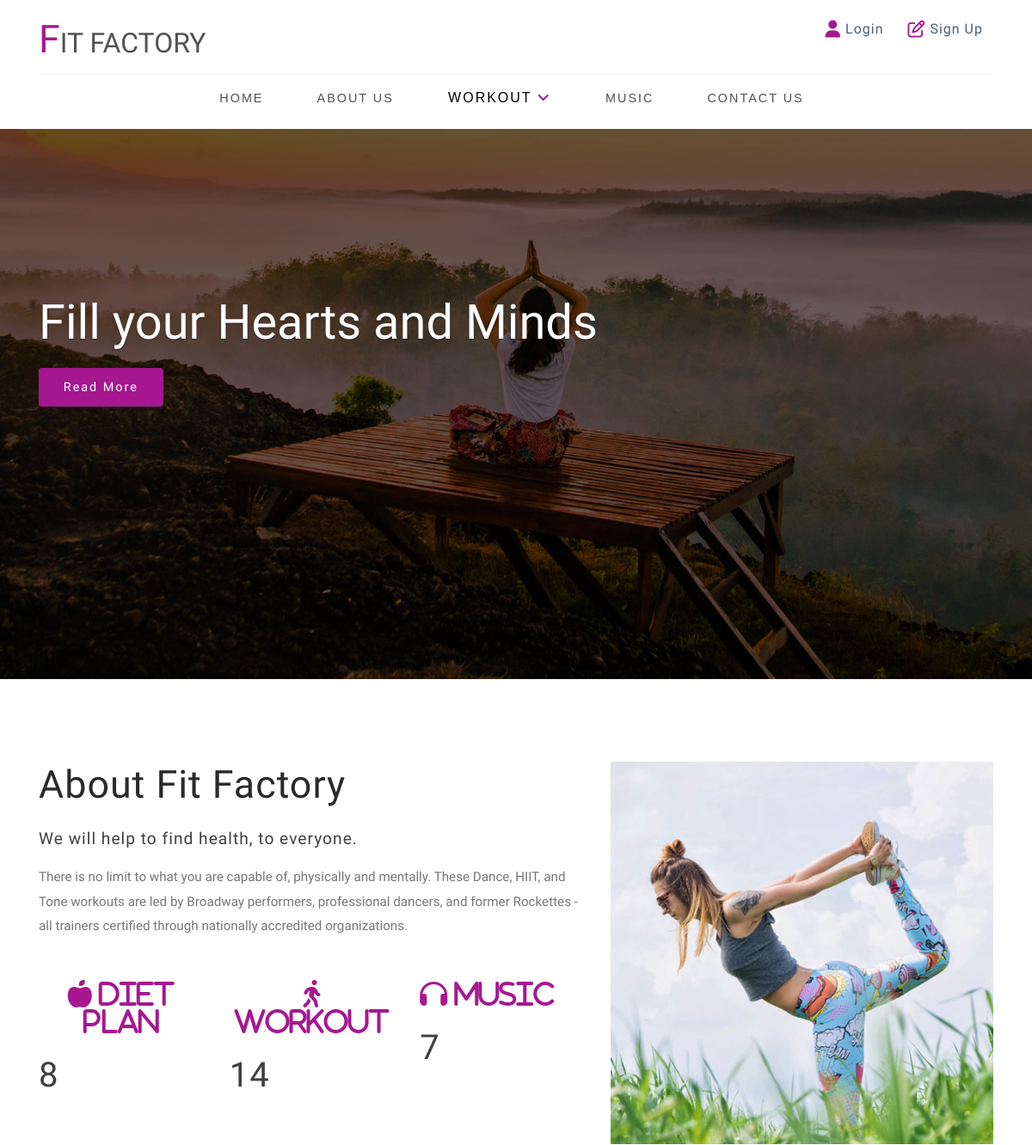
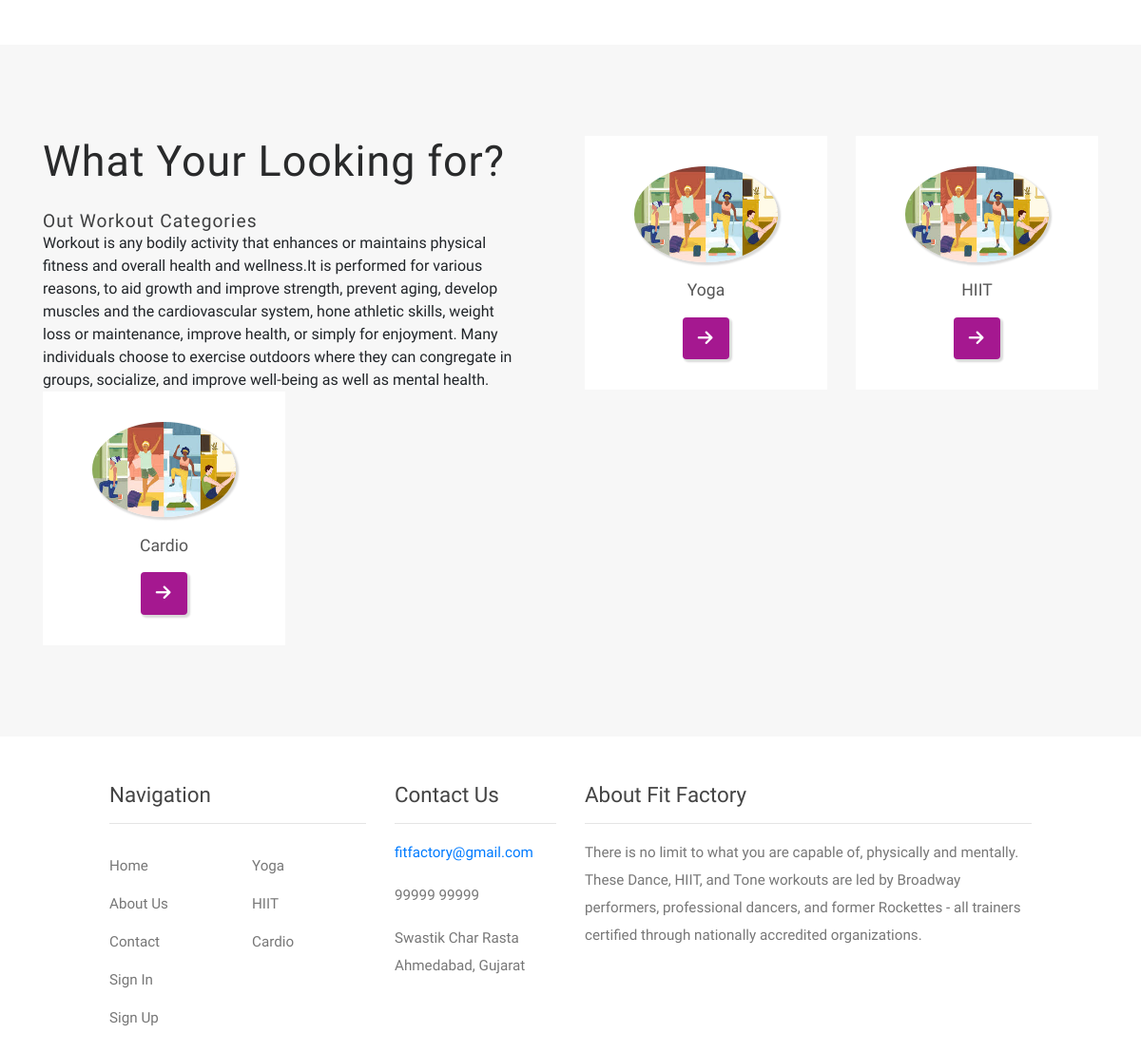
Screenshot of /user/index1.php with the database file from the repository (2 pictures, top to bottom).
### tables this page shows
CREATE TABLE `tbl_cat` (
  `cat_id` int(11) NOT NULL,
  `cat_name` varchar(20) DEFAULT NULL,
  `cat_status` varchar(5) DEFAULT NULL
);

### user/index1.php (the view, shortened to what this page needs)
<?php
    include "header.php";
?>
    <div class="main-content" id="home">
        <div class="overlay">
            <div class="container">
                <div class="banner-info text-left">
                    <h3>Fill your Hearts and Minds</h3>
                    <div class="read-more-button">
                        <a href="about.php" class="read-more scroll btn">Read More </a> </div>
                </div>
            </div>
        </div>
    </div>
    <section class="banner-bottom py-5">
        <div class="container py-md-5">
            <div class="row banner-grids mb-lg-5">
                <div class="col-lg-7 content-right">
                    <h3 class="title-w3pvt">About Fit Factory</h3><br/>
                    <h4>We will help to find health, to everyone.</h4>
                    <p class="mt-2 text-left">
                        There is no limit to what you are capable of, physically and mentally.  These Dance, HIIT, and Tone workouts are led by Broadway performers, professional dancers, and former Rockettes - all trainers certified through nationally accredited organizations.
                    </p>
                    <div class="row stats text-left mt-5">
                        <div class="col-lg-4 counter">
                            <span class="fas fa-apple-alt"> Diet Plan</span>
                            <div class="counter-info">
                                <h5>
								<?php
									$count1 = mysqli_fetch_array(mysqli_query($con, "SELECT COUNT(d_id) FROM tbl_diet WHERE d_status='1'"));
									echo $count1[0];
								?>
								</h5>
                            </div>
                        </div>
                        <div class="col-lg-4 counter two">
                            <span class="fas fa-walking"> Workout</span>
                            <div class="counter-info">
                                <h5>
                                <?php
									$count1 = mysqli_fetch_array(mysqli_query($con, "SELECT COUNT(w_id) FROM tbl_workout WHERE w_status='1'"));
									echo $count1[0];
								?>
                                </h5>
                            </div>
                        </div>
                        <div class="col-lg-4 counter">
                            <span class="fas fa-headphones"> Music</span>
                            <div class="counter-info">
                                <h5>
                                <?php
									$count1 = mysqli_fetch_array(mysqli_query($con, "SELECT COUNT(m_id) FROM tbl_music WHERE m_status='1'"));
									echo $count1[0];
								?>
                                </h5>
                            </div>
                        </div>
                    </div>
                </div>
                <div class="col-lg-5 content-left">
                    <img src="images/ab.jpg" alt="" class="img-fluid">
                </div>
            </div>
        </div>
    </section>
    <section class="services py-5" style="margin-top:-8%; ;">
        <div class="container py-md-5">
            <div class="row ab-info">
                <div class="col-lg-6 ab-content text-left pr-lg-5">
                    <h3 class="title-w3pvt">What Your Looking for?</h3><br/>
                    <h5>Out Workout Categories</h5>
                    Workout is any bodily activity that enhances or maintains physical fitness and overall health and wellness.It is performed for various reasons, to aid growth and improve strength, prevent aging, develop muscles and the cardiovascular system, hone athletic skills, weight loss or maintenance, improve health, or simply for enjoyment. Many individuals choose to exercise outdoors where they can congregate in groups, socialize, and improve well-being as well as mental health.
                </div>
                <?php
					$qry1="SELECT * FROM tbl_cat WHERE cat_status='1'";
					$run1=mysqli_query($con,$qry1);
                    while($result1=mysqli_fetch_array($run1))
                    {
						$cat_id=$result1['cat_id'];
                ?>
                <div class="col-lg-3 ab-content">
                    <div class="ab-content-inner">
                        <a href="workout_cat.php?id=<?php echo $cat_id; ?>.php"><img src="photos/w1.jpg" alt="news image" class="img-fluid"></a>
                        <div class="ab-info-con">
                            <h4> <?php echo $result1['cat_name']; ?></h4>
                            <a href="workout_cat.php?id=<?php echo $cat_id; ?>.php" class="read-more two btn m-0 px-3"><span class="fa fa-arrow-right fa-lg" aria-hidden="true"> </span></a>
                        </div>
                    </div>
                </div>
				<?php
                    }
                ?>
                </div>
            </div>
    </section>
<?php
    include "footer1.php";
?>

### user/footer1.php
    <footer class="footer-content py-4">
        <div class="container-fluid py-lg-4 inner-sec-w3ls">
            <div class="row">
               <div class="col-lg-1 mt-md-0 mt-5"> </div>
                <div class="col-lg-3 mt-md-0 mt-5">
                    <div class="footer-w3pvt">
                        <h3 class="mb-3 w3pvt_title">Navigation</h3>
                        <hr>
                        <div class="row">
                            <ul class="col-6 list-info-w3pvt links">
                                <li>
                                    <a href="index1.php">Home</a>
                                </li>
                                <li>
                                    <a href="about.php">About Us</a>
                                </li>
                                <li>
                                    <a href="contact.php">Contact</a>
                                </li>
                                <li>
                                    <a href="login.php">Sign In</a>
                                </li>
                                <li>
                                    <a href="register.php">Sign Up</a>
                                </li>
                            </ul>
                            <ul class="col-6 list-info-w3pvt links">
                                <?php
									$qry1="SELECT * FROM tbl_cat WHERE cat_status='1'";
									$run1=mysqli_query($con,$qry1);
									while($result1=mysqli_fetch_array($run1))
									{
										$cat_id=$result1['cat_id'];
								?>
                                <li>
                                    <a href="workout_cat.php?id=<?php echo $cat_id; ?>.php">
                                        <?php echo $result1['cat_name']; ?>
                                    </a>
                                </li>
                                <?php
									}
								?>
                            </ul>
                        </div>
                    </div>
                </div>
                <div class="col-lg-2 mt-lg-0 mt-5">
                    <div class="footer-w3pvt">
                        <h3 class="mb-3 w3pvt_title">Contact Us</h3>
                        <hr>
                        <div class="last-w3layouts-contact">
                            <p>
                                <a href="mailto:example@email.com">fitfactory@gmail.com</a>
                            </p>
                        </div>
                        <div class="last-w3layouts-contact my-2">
							<p>99999 99999</p>
                        </div>
                        <div class="last-w3layouts-contact">
                            <p>Swastik Char Rasta
                                <br>Ahmedabad, Gujarat</p>
                        </div>
                    </div>
                </div>
                   <div class="col-lg-5 mt-lg-0 mt-5">
                    <div class="footer-w3pvt">
                        <h3 class="mb-3 w3pvt_title">About Fit Factory</h3>
                        <hr>
                        <div class="footer-text">
                            <p>There is no limit to what you are capable of, physically and mentally.  These Dance, HIIT, and Tone workouts are led by Broadway performers, professional dancers, and former Rockettes - all trainers certified through nationally accredited organizations. </p>
                        </div>
                    </div>
                </div>
            </div>
        </div>
    </footer>
</body>
</html>

### user/css/style.css (style rules this page uses)
html, body { margin: 0; font-size: 100%; background: #fff; font-family: 'Work Sans', sans-serif; scroll-behavior: smooth; }
body a { text-decoration: none; transition: 0.5s all; -webkit-transition: 0.5s all; -moz-transition: 0.5s all; -o-transition: 0.5s all; -ms-transition: 0.5s all; }
h1, h2, h3, h4, h5, h6 { margin: 0; font-weight: 100; font-family: 'Work Sans', sans-serif; }
p { font-size: 0.95em; color: #777; line-height: 1.9em; }
ul { margin: 0; padding: 0; }
li > a:only-child:after { content: ''; }
.main-content { background: url(../images/banner1.jpg) no-repeat center; background-size: cover; -webkit-background-size: cover; -o-background-size: cover; -moz-background-size: cover; -ms-background-size: cover; min-height: 45em; }
.overlay { min-height: 45em; background: rgba(0, 0, 0, 0.6); }
.banner-info { padding-top: 13em; width: 60%; }
.banner-info h3 { font-size: 4em; color: #fff; text-shadow: 0 1px 2px rgba(0, 0, 0, 0.37); }
.read-more-button { margin-top: 1.2em; }
.read-more, .book-appo { background: #a51890; color: #fff; padding: 0.8em 2em; box-shadow: 2px 2px 2px 1px rgba(0, 0, 0, 0.15); font-size: 0.9em; display: inline-block; border: none; transition: all 500ms ease; text-align: justify; font-weight: 500; letter-spacing: 2px; line-height: 1.5em; }
h3.title-w3pvt, h3.title-w3pvt.two { font-size: 3em; letter-spacing: 1px; color: #292a2b; }
.content-right h4, .ab-info h5 { font-size: 1.2em; letter-spacing: 1px; color: #3e3f40; font-weight: 500; }
.counter span { font-size: 2em; text-align: center; color: #a51890; margin-bottom: 0.7em; }
.counter-info h5 { font-size: 2.5em; letter-spacing: 1px; color: #3e3f40; font-weight: 500; }
.ab-content-inner { padding: 2em 1em; background: #fff; }
.ab-content img { border-radius: 50%; -webkit-border-radius: 50%; -o-border-radius: 50%; -moz-border-radius: 50%; -ms-border-radius: 50%; box-shadow: 2px 2px 2px 1px rgba(0, 0, 0, 0.15); transition: all 500ms ease; width: 68%; }
.ab-content-inner { padding: 2em 1em; background: #fff; text-align: center; }
.services { background: #f7f7f7; }
.ab-info-con h4 { margin: 1.1em 0 1em 0; font-weight: 500; font-size: 1.1em; color: #555; }
.content-right h4 { font-size: 1.2em; color: #3e3f40; font-weight: 400; margin-bottom: 1em; }
h3.w3pvt_title { font-size: 1.4em; color: #444; font-weight: 400; }
.footer-w3pvt li { list-style: none; margin: 1em 0; }
.footer-w3pvt li a { color: #777; color: #777; font-size: 0.95em; }
@media screen and (max-width: 1366px) { .main-content, .overlay { min-height: 40em; } }
@media screen and (max-width: 1366px) { .banner-info { padding-top: 12em; width: 60%; } }
@media screen and (max-width: 1280px) { .banner-info h3 { font-size: 3.5em; } }
@media screen and (max-width: 1280px) { h3.title-w3pvt, h3.title-w3pvt.two { font-size: 2.8em; } }

### rows the page displays
tbl_cat: cat_name "Yoga"
tbl_cat: cat_name "HIIT"
tbl_cat: cat_name "Cardio"

### other values shown
$count1[0] "8"
$count1[0] "14"
$count1[0] "7"
